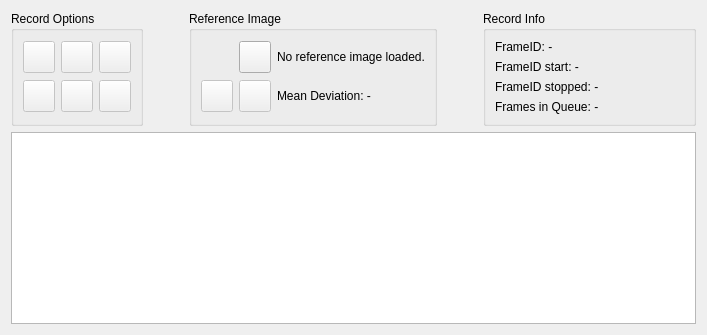
        <widget class="QWidget" name="m_RecordTab">
         <attribute name="title">
          <string>Recorder</string>
         </attribute>
         <layout class="QGridLayout" name="gridLayout_7">
          <item row="0" column="0">
           <layout class="QHBoxLayout" name="horizontalLayout_3">
            <item>
             <layout class="QVBoxLayout" name="verticalLayout_4">
              <item>
               <layout class="QHBoxLayout" name="horizontalLayout_5">
                <item>
                 <widget class="QGroupBox" name="groupBox_9">
                  <property name="title">
                   <string>Record Options</string>
                  </property>
                  <layout class="QGridLayout" name="gridLayout_6">
                   <item row="1" column="1">
                    <widget class="QPushButton" name="m_SaveFrameSeriesButton">
                     <property name="enabled">
                      <bool>false</bool>
                     </property>
                     <property name="minimumSize">
                      <size>
                       <width>32</width>
                       <height>32</height>
                      </size>
                     </property>
                     <property name="maximumSize">
                      <size>
                       <width>32</width>
                       <height>32</height>
                      </size>
                     </property>
                     <property name="toolTip">
                      <string>Save all recorded frames RAW</string>
                     </property>
                     <property name="text">
                      <string/>
                     </property>
                     <property name="icon">
                      <iconset resource="V4L2Viewer.qrc">
                       <normaloff>:/V4L2Viewer/saveSeries.ico</normaloff>:/V4L2Viewer/saveSeries.ico</iconset>
                     </property>
                    </widget>
                   </item>
                   <item row="0" column="0">
                    <widget class="QPushButton" name="m_StartRecordButton">
                     <property name="enabled">
                      <bool>false</bool>
                     </property>
                     <property name="sizePolicy">
                      <sizepolicy hsizetype="Fixed" vsizetype="Fixed">
                       <horstretch>0</horstretch>
                       <verstretch>0</verstretch>
                      </sizepolicy>
                     </property>
                     <property name="minimumSize">
                      <size>
                       <width>32</width>
                       <height>32</height>
                      </size>
                     </property>
                     <property name="maximumSize">
                      <size>
                       <width>32</width>
                       <height>32</height>
                      </size>
                     </property>
                     <property name="toolTip">
                      <string>Start recording</string>
                     </property>
                     <property name="text">
                      <string/>
                     </property>
                     <property name="icon">
                      <iconset resource="V4L2Viewer.qrc">
                       <normaloff>:/V4L2Viewer/recordStart.ico</normaloff>:/V4L2Viewer/recordStart.ico</iconset>
                     </property>
                    </widget>
                   </item>
                   <item row="1" column="0">
                    <widget class="QPushButton" name="m_DisplaySaveFrame">
                     <property name="enabled">
                      <bool>false</bool>
                     </property>
                     <property name="minimumSize">
                      <size>
                       <width>32</width>
                       <height>32</height>
                      </size>
                     </property>
                     <property name="maximumSize">
                      <size>
                       <width>32</width>
                       <height>32</height>
                      </size>
                     </property>
                     <property name="toolTip">
                      <string>Save selected frame RAW</string>
                     </property>
                     <property name="text">
                      <string/>
                     </property>
                     <property name="icon">
                      <iconset resource="V4L2Viewer.qrc">
                       <normaloff>:/V4L2Viewer/saveSingle.ico</normaloff>:/V4L2Viewer/saveSingle.ico</iconset>
                     </property>
                    </widget>
                   </item>
                   <item row="0" column="1">
                    <widget class="QPushButton" name="m_StopRecordButton">
                     <property name="enabled">
                      <bool>false</bool>
                     </property>
                     <property name="sizePolicy">
                      <sizepolicy hsizetype="Fixed" vsizetype="Fixed">
                       <horstretch>0</horstretch>
                       <verstretch>0</verstretch>
                      </sizepolicy>
                     </property>
                     <property name="minimumSize">
                      <size>
                       <width>32</width>
                       <height>32</height>
                      </size>
                     </property>
                     <property name="maximumSize">
                      <size>
                       <width>32</width>
                       <height>32</height>
                      </size>
                     </property>
                     <property name="toolTip">
                      <string>Stop recording</string>
                     </property>
                     <property name="text">
                      <string/>
                     </property>
                     <property name="icon">
                      <iconset resource="V4L2Viewer.qrc">
                       <normaloff>:/V4L2Viewer/recordStop.ico</normaloff>:/V4L2Viewer/recordStop.ico</iconset>
                     </property>
                    </widget>
                   </item>
                   <item row="0" column="3">
                    <widget class="QPushButton" name="m_DeleteRecording">
                     <property name="enabled">
                      <bool>false</bool>
                     </property>
                     <property name="sizePolicy">
                      <sizepolicy hsizetype="Fixed" vsizetype="Fixed">
                       <horstretch>0</horstretch>
                       <verstretch>0</verstretch>
                      </sizepolicy>
                     </property>
                     <property name="minimumSize">
                      <size>
                       <width>32</width>
                       <height>32</height>
                      </size>
                     </property>
                     <property name="maximumSize">
                      <size>
                       <width>32</width>
                       <height>32</height>
                      </size>
                     </property>
                     <property name="toolTip">
                      <string>Delete all recorded frames</string>
                     </property>
                     <property name="text">
                      <string/>
                     </property>
                     <property name="icon">
                      <iconset resource="V4L2Viewer.qrc">
                       <normaloff>:/V4L2Viewer/removeRecord.ico</normaloff>:/V4L2Viewer/removeRecord.ico</iconset>
                     </property>
                    </widget>
                   </item>
                   <item row="1" column="3">
                    <widget class="QPushButton" name="m_ExportRecordedFrameButton">
                     <property name="enabled">
                      <bool>false</bool>
                     </property>
                     <property name="sizePolicy">
                      <sizepolicy hsizetype="Fixed" vsizetype="Fixed">
                       <horstretch>0</horstretch>
                       <verstretch>0</verstretch>
                      </sizepolicy>
                     </property>
                     <property name="minimumSize">
                      <size>
                       <width>32</width>
                       <height>32</height>
                      </size>
                     </property>
                     <property name="maximumSize">
                      <size>
                       <width>32</width>
                       <height>32</height>
                      </size>
                     </property>
                     <property name="toolTip">
                      <string>Export selected frame to PNG</string>
                     </property>
                     <property name="text">
                      <string/>
                     </property>
                     <property name="icon">
                      <iconset resource="V4L2Viewer.qrc">
                       <normaloff>:/V4L2Viewer/export.png</normaloff>:/V4L2Viewer/export.png</iconset>
                     </property>
                    </widget>
                   </item>
                  </layout>
                 </widget>
                </item>
                <item>
                 <spacer name="horizontalSpacer_5">
                  <property name="orientation">
                   <enum>Qt::Horizontal</enum>
                  </property>
                  <property name="sizeType">
                   <enum>QSizePolicy::Fixed</enum>
                  </property>
                  <property name="sizeHint" stdset="0">
                   <size>
                    <width>40</width>
                    <height>20</height>
                   </size>
                  </property>
                 </spacer>
                </item>
                <item>
                 <widget class="QGroupBox" name="groupBox_8">
                  <property name="title">
                   <string>Reference Image</string>
                  </property>
                  <layout class="QGridLayout" name="gridLayout_8">
                   <item row="2" column="2">
                    <widget class="QPushButton" name="m_CalcDeviationButton">
                     <property name="enabled">
                      <bool>false</bool>
                     </property>
                     <property name="minimumSize">
                      <size>
                       <width>32</width>
                       <height>32</height>
                      </size>
                     </property>
                     <property name="maximumSize">
                      <size>
                       <width>32</width>
                       <height>32</height>
                      </size>
                     </property>
                     <property name="toolTip">
                      <string>Calculate binary deviations of the recorded frames and reference image</string>
                     </property>
                     <property name="text">
                      <string/>
                     </property>
                     <property name="icon">
                      <iconset resource="V4L2Viewer.qrc">
                       <normaloff>:/V4L2Viewer/calculate.ico</normaloff>:/V4L2Viewer/calculate.ico</iconset>
                     </property>
                    </widget>
                   </item>
                   <item row="2" column="0">
                    <widget class="QPushButton" name="m_CalcLiveDeviationButton">
                     <property name="enabled">
                      <bool>false</bool>
                     </property>
                     <property name="minimumSize">
                      <size>
                       <width>32</width>
                       <height>32</height>
                      </size>
                     </property>
                     <property name="maximumSize">
                      <size>
                       <width>32</width>
                       <height>32</height>
                      </size>
                     </property>
                     <property name="toolTip">
                      <string>Compare Reference Image to captured frames LIVE</string>
                     </property>
                     <property name="text">
                      <string/>
                     </property>
                     <property name="icon">
                      <iconset resource="V4L2Viewer.qrc">
                       <normaloff>:/V4L2Viewer/calculate-live.png</normaloff>:/V4L2Viewer/calculate-live.png</iconset>
                     </property>
                    </widget>
                   </item>
                   <item row="2" column="3">
                    <widget class="QLabel" name="m_meanDeviationLabel">
                     <property name="text">
                      <string>Mean Deviation: -</string>
                     </property>
                    </widget>
                   </item>
                   <item row="1" column="3">
                    <widget class="QLabel" name="m_referenceLabel">
                     <property name="text">
                      <string>No reference image loaded.</string>
                     </property>
                    </widget>
                   </item>
                   <item row="1" column="2">
                    <widget class="QPushButton" name="m_GetReferenceButton">
                     <property name="enabled">
                      <bool>true</bool>
                     </property>
                     <property name="minimumSize">
                      <size>
                       <width>32</width>
                       <height>32</height>
                      </size>
                     </property>
                     <property name="maximumSize">
                      <size>
                       <width>32</width>
                       <height>32</height>
                      </size>
                     </property>
                     <property name="toolTip">
                      <string>Load RAW reference image</string>
                     </property>
                     <property name="text">
                      <string/>
                     </property>
                     <property name="icon">
                      <iconset resource="V4L2Viewer.qrc">
                       <normaloff>:/V4L2Viewer/addReference.ico</normaloff>:/V4L2Viewer/addReference.ico</iconset>
                     </property>
                    </widget>
                   </item>
                  </layout>
                 </widget>
                </item>
                <item>
                 <spacer name="horizontalSpacer_4">
                  <property name="orientation">
                   <enum>Qt::Horizontal</enum>
                  </property>
                  <property name="sizeHint" stdset="0">
                   <size>
                    <width>40</width>
                    <height>20</height>
                   </size>
                  </property>
                 </spacer>
                </item>
                <item>
                 <widget class="QGroupBox" name="groupBox_10">
                  <property name="title">
                   <string>Record Info</string>
                  </property>
                  <layout class="QVBoxLayout" name="verticalLayout_5">
                   <item>
                    <widget class="QLabel" name="m_FrameIDRecording">
                     <property name="minimumSize">
                      <size>
                       <width>189</width>
                       <height>0</height>
                      </size>
                     </property>
                     <property name="maximumSize">
                      <size>
                       <width>189</width>
                       <height>16777215</height>
                      </size>
                     </property>
                     <property name="text">
                      <string>FrameID: -</string>
                     </property>
                    </widget>
                   </item>
                   <item>
                    <widget class="QLabel" name="m_FrameIDStartedRecord">
                     <property name="text">
                      <string>FrameID start: -</string>
                     </property>
                    </widget>
                   </item>
                   <item>
                    <widget class="QLabel" name="m_FrameIDStoppedRecord">
                     <property name="text">
                      <string>FrameID stopped: -</string>
                     </property>
                    </widget>
                   </item>
                   <item>
                    <widget class="QLabel" name="m_FramesInQueue">
                     <property name="text">
                      <string>Frames in Queue: -</string>
                     </property>
                    </widget>
                   </item>
                  </layout>
                 </widget>
                </item>
               </layout>
              </item>
              <item>
               <widget class="QTableWidget" name="m_FrameRecordTable">
                <property name="maximumSize">
                 <size>
                  <width>16777215</width>
                  <height>16777215</height>
                 </size>
                </property>
               </widget>
              </item>
             </layout>
            </item>
           </layout>
          </item>
         </layout>
        </widget>
